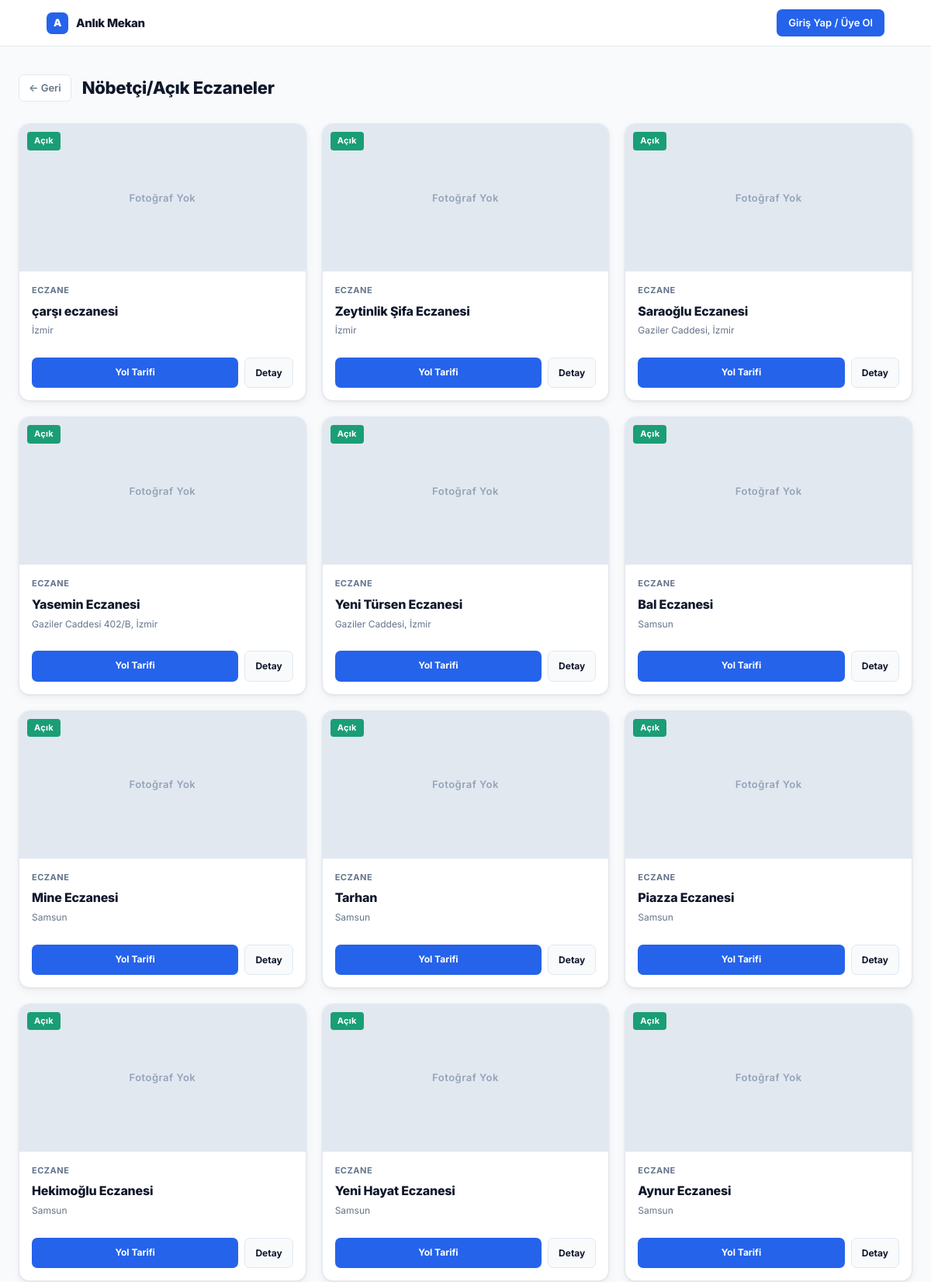
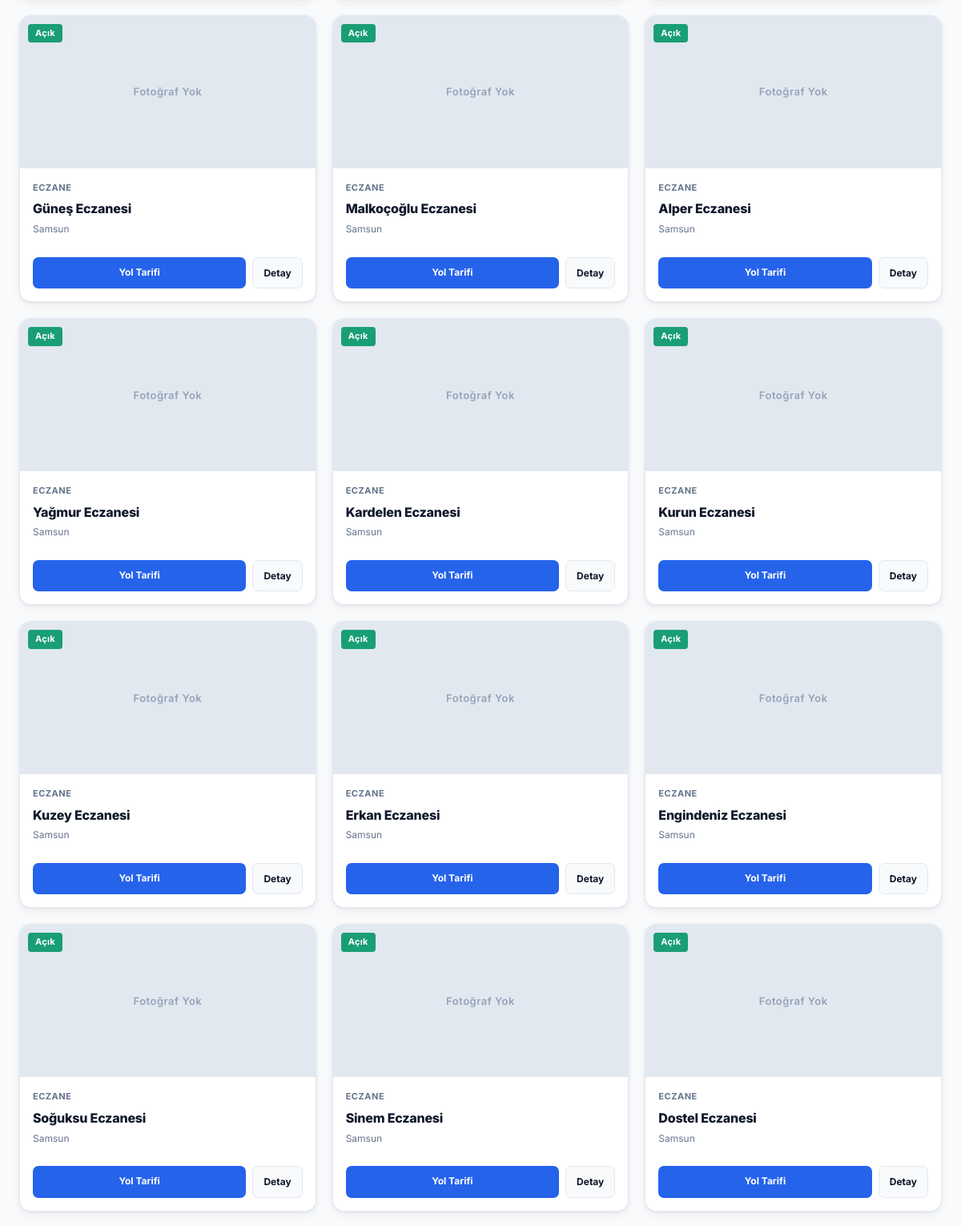
Screenshot of /acil-ihtiyaclar/ (upper part) with the database file from the repository (2 pictures, top to bottom).
### venues/models.py (models this page shows, shortened)
class Mekan(models.Model):
    KATEGORI_SECIMLERI = [
        ('KAFE', 'Kafe'),
        ('KUTUPHANE', 'Kütüphane'),
        ('ECZANE', 'Eczane'),
        ('RESTORAN', 'Restoran'),
        ('PUB', 'Pub'),
    ]
    SEHIR_SECIMLERI = [
        ('istanbul', 'İstanbul'),
        ('izmir', 'İzmir'),
        ('samsun', 'Samsun'),
        ('sakarya', 'Sakarya'),
    ]
    ad = models.CharField(max_length=100)
    kategori = models.CharField(max_length=20, choices=KATEGORI_SECIMLERI)
    sehir = models.CharField(max_length=20, choices=SEHIR_SECIMLERI, blank=True, null=True, verbose_name="Şehir")
    adres = models.TextField()
    img = models.ImageField(upload_to='mekanlar/', blank=True, null=True, verbose_name="Mekan Fotoğrafı")
    telefon = models.CharField(max_length=20, blank=True, null=True, verbose_name="Telefon")
    website = models.URLField(blank=True, null=True, verbose_name="Web Sitesi")
    su_an_acik = models.BooleanField(default=True)
    doluluk_orani = models.IntegerField(default=0, help_text="Yüzde olarak doluluk (Örn: 80)")
    acilis_saati = models.TimeField(null=True, blank=True, verbose_name="Açılış Saati")
    kapanis_saati = models.TimeField(null=True, blank=True, verbose_name="Kapanış Saati")
    sahibi = models.ForeignKey(User, on_delete=models.SET_NULL, null=True, blank=True, related_name='mekanlari')
    dogrulanmis_mi = models.BooleanField(default=False)
    dogrulama_token = models.UUIDField(default=uuid.uuid4, unique=True)
    anlik_duyuru = models.CharField(max_length=500, blank=True, null=True)
    latitude = models.DecimalField(max_digits=9, decimal_places=6, null=True, blank=True)
    longitude = models.DecimalField(max_digits=9, decimal_places=6, null=True, blank=True)
    wifi_var = models.BooleanField(default=False)
    priz_var = models.BooleanField(default=False)
    otopark_var = models.BooleanField(default=False)
    sigara_icin_uygun = models.BooleanField(default=False)
    bahce_var = models.BooleanField(default=False)
    engelli_erisimi_var = models.BooleanField(default=False)
    canli_muzik_var = models.BooleanField(default=False)
    evcil_hayvan_izinli = models.BooleanField(default=False)
    cocuk_oyun_alani_var = models.BooleanField(default=False)
    favorileyenler = models.ManyToManyField(User, related_name='favori_mekanlar', blank=True)

### venues/views.py (the view)
# urls.py: path('acil-ihtiyaclar/', views.acil_ihtiyaclar, name='acil_ihtiyaclar'),
def acil_ihtiyaclar(request):
    mekanlar = Mekan.objects.filter(kategori='ECZANE')
    return render(request, 'venues/liste.html', {'mekanlar': mekanlar, 'baslik': 'Nöbetçi/Açık Eczaneler'})

### venues/templates/venues/liste.html (shortened to what this page needs)
{% extends 'venues/base.html' %}
{% block content %}
<div class="page-wrap">
    <div class="page-header">
        <a href="{% url 'dashboard' %}" class="back-link">&#8592; Geri</a>
        <h1>{{ baslik }}</h1>
    </div>
    <div class="venue-grid">
        {% for mekan in mekanlar %}
        <article class="venue-card">
            <div class="venue-img-wrap">
                {% if mekan.img %}
                    <img src="{{ mekan.img.url }}" alt="{{ mekan.ad }}">
                {% else %}
                    <div class="venue-img-placeholder"><span>Fotoğraf Yok</span></div>
                {% endif %}
                {% if mekan.su_an_acik %}
                    <span class="status-pill s-open">Açık</span>
                {% else %}
                    <span class="status-pill s-close">Kapalı</span>
                {% endif %}
            </div>
            <div class="venue-body">
                <div class="venue-cat">
                    {{ mekan.get_kategori_display }}
                </div>
                <a href="{% url 'mekan_detay' mekan.id %}" class="venue-name">{{ mekan.ad }}</a>
                <div class="venue-address">{{ mekan.adres|truncatechars:55 }}</div>
                <div class="venue-footer">
                    <a href="https://www.google.com/maps/search/?api=1&query={{ mekan.ad|urlencode }}+{{ mekan.adres|urlencode }}"
                       target="_blank" class="btn-map">Yol Tarifi</a>
                    <a href="{% url 'mekan_detay' mekan.id %}" class="btn-detail">Detay</a>
                </div>
            </div>
        </article>
        {% empty %}
        <div class="empty-state">
            <h3>Sonuç bulunamadı</h3>
            <p>Bu filtreyle eşleşen mekan yok.</p>
        </div>
        {% endfor %}
    </div>
</div>
{% endblock %}

### venues/templates/venues/base.html (shortened to what this page needs)
<!DOCTYPE html>
<html lang="tr">
<head>
</head>
<body>
<header class="navbar">
    <a href="{% if user.is_authenticated %}{% if user.profile.rol == 'OWNER' %}{% url 'owner_dashboard' %}{% else %}{% url 'dashboard' %}{% endif %}{% else %}{% url 'landing' %}{% endif %}" class="navbar-logo">
        <div class="logo-mark">A</div>
        Anlık Mekan
    </a>
    <div class="navbar-right">
        {% if user.is_authenticated %}
            <span class="navbar-username">
                {% if user.profile.rol == 'OWNER' %}
                    <span class="role-pill">İşletme</span>&nbsp;
                {% endif %}
                <strong>{{ user.username }}</strong>
            </span>
            <a href="{% url 'logout' %}" class="btn-nav btn-ghost-danger">Çıkış</a>
        {% else %}
            <a href="{% url 'login' %}" class="btn-nav btn-solid">Giriş Yap / Üye Ol</a>
        {% endif %}
    </div>
</header>
<main>
    {% block content %}{% endblock %}
</main>
</body>
</html>

### rows the page displays
Mekan: img "Fotoğraf Yok", su_an_acik "Açık", kategori "ECZANE", ad "çarşı eczanesi", adres "İzmir"
Mekan: img "Fotoğraf Yok", su_an_acik "Açık", kategori "ECZANE", ad "Zeytinlik Şifa Eczanesi", adres "İzmir"
Mekan: img "Fotoğraf Yok", su_an_acik "Açık", kategori "ECZANE", ad "Saraoğlu Eczanesi", adres "Gaziler Caddesi, İzmir"
Mekan: img "Fotoğraf Yok", su_an_acik "Açık", kategori "ECZANE", ad "Yasemin Eczanesi", adres "Gaziler Caddesi 402/B, İzmir"
Mekan: img "Fotoğraf Yok", su_an_acik "Açık", kategori "ECZANE", ad "Yeni Türsen Eczanesi", adres "Gaziler Caddesi, İzmir"
Mekan: img "Fotoğraf Yok", su_an_acik "Açık", kategori "ECZANE", ad "Bal Eczanesi", adres "Samsun"
Mekan: img "Fotoğraf Yok", su_an_acik "Açık", kategori "ECZANE", ad "Mine Eczanesi", adres "Samsun"
Mekan: img "Fotoğraf Yok", su_an_acik "Açık", kategori "ECZANE", ad "Tarhan", adres "Samsun"
Mekan: img "Fotoğraf Yok", su_an_acik "Açık", kategori "ECZANE", ad "Piazza Eczanesi", adres "Samsun"
Mekan: img "Fotoğraf Yok", su_an_acik "Açık", kategori "ECZANE", ad "Hekimoğlu Eczanesi", adres "Samsun"
Mekan: img "Fotoğraf Yok", su_an_acik "Açık", kategori "ECZANE", ad "Yeni Hayat Eczanesi", adres "Samsun"
Mekan: img "Fotoğraf Yok", su_an_acik "Açık", kategori "ECZANE", ad "Aynur Eczanesi", adres "Samsun"
Mekan: img "Fotoğraf Yok", su_an_acik "Açık", kategori "ECZANE", ad "Güneş Eczanesi", adres "Samsun"
Mekan: img "Fotoğraf Yok", su_an_acik "Açık", kategori "ECZANE", ad "Malkoçoğlu Eczanesi", adres "Samsun"
Mekan: img "Fotoğraf Yok", su_an_acik "Açık", kategori "ECZANE", ad "Alper Eczanesi", adres "Samsun"
Mekan: img "Fotoğraf Yok", su_an_acik "Açık", kategori "ECZANE", ad "Yağmur Eczanesi", adres "Samsun"
Mekan: img "Fotoğraf Yok", su_an_acik "Açık", kategori "ECZANE", ad "Kardelen Eczanesi", adres "Samsun"
Mekan: img "Fotoğraf Yok", su_an_acik "Açık", kategori "ECZANE", ad "Kurun Eczanesi", adres "Samsun"
Mekan: img "Fotoğraf Yok", su_an_acik "Açık", kategori "ECZANE", ad "Kuzey Eczanesi", adres "Samsun"
Mekan: img "Fotoğraf Yok", su_an_acik "Açık", kategori "ECZANE", ad "Erkan Eczanesi", adres "Samsun"
Mekan: img "Fotoğraf Yok", su_an_acik "Açık", kategori "ECZANE", ad "Engindeniz Eczanesi", adres "Samsun"
Mekan: img "Fotoğraf Yok", su_an_acik "Açık", kategori "ECZANE", ad "Soğuksu Eczanesi", adres "Samsun"
Mekan: img "Fotoğraf Yok", su_an_acik "Açık", kategori "ECZANE", ad "Sinem Eczanesi", adres "Samsun"
Mekan: img "Fotoğraf Yok", su_an_acik "Açık", kategori "ECZANE", ad "Dostel Eczanesi", adres "Samsun"

### other values shown
{{ baslik }} "Nöbetçi/Açık Eczaneler"
